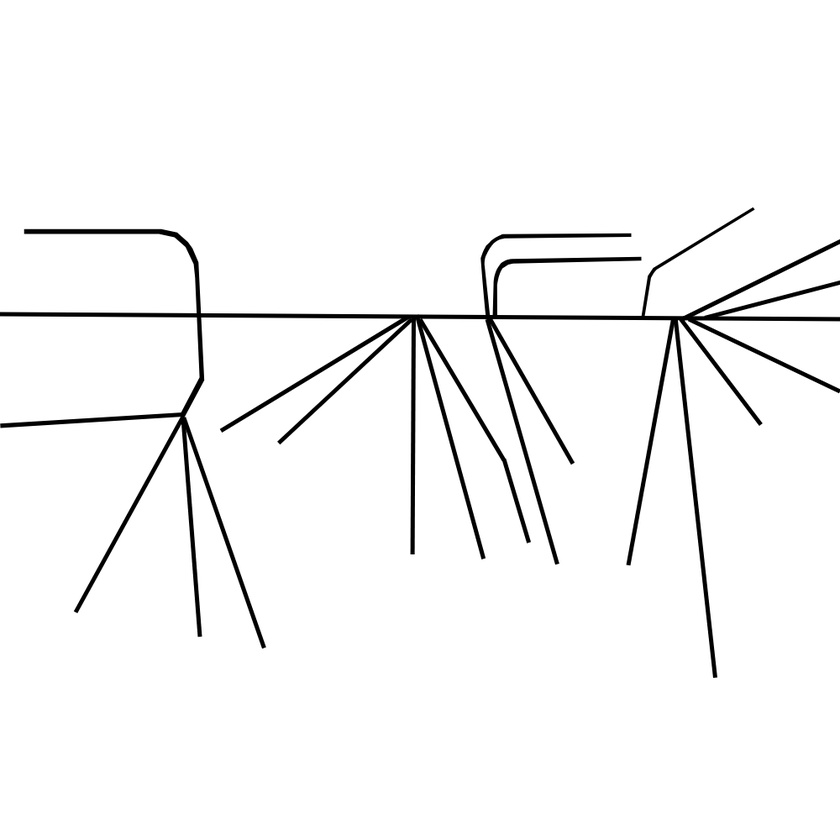
#> input picture Fall 2023 - Spring 2024 [OLD]/A Algorithm Tests/Luke's Tests/aircraft.jpg, 840 x 840 px, shrunk from 1000 x 1000 before the run
$ python who_knows3.py
#> lines starting #> are read from the running program, lines starting #| are printed output that depends on the picture; after the words box and inside, x2 and y2 are one past the last pixel; in counts of white or black regions, pixels touching at a corner belong together
import matplotlib.pyplot as plt
import matplotlib.image as mpimg
from PIL import Image
import numpy as np
import heapq

# Define the Cell class
class Cell:
    # [6 lines left out: function __init__, not called in this run]

ROW = 1000
COL = 1000

def is_valid(row, col):
    return (row >= 0) and (row < ROW) and (col >= 0) and (col < COL)

def is_unblocked(grid, row, col):
    return grid[row][col] == 1

def is_destination(row, col, dest):
    return row == dest[0] and col == dest[1]

def calculate_h_value(row, col, dest):
    return ((row - dest[0]) ** 2 + (col - dest[1]) ** 2) ** 0.5

def process_pixel(pixel):
    # Threshold the pixel value to convert it to binary
    threshold = 200
    return 1 if pixel < threshold else 0

def analyze_image(image_path):
    # Open the image file
#> called with image_path = 'aircraft.jpg'
    with Image.open(image_path) as img:
        # Convert the image to grayscale
#> img is the input picture: PIL image 840x840 RGB; min 0, max 255, mean 246.8
        img = img.convert("L")
#> img: PIL image 840x840 L
        # Get the pixel values as a NumPy array
        pixel_values = np.array(img)
        # Process each pixel to get the final binary grid
        grid = np.array([[process_pixel(pixel) for pixel in row] for row in pixel_values])
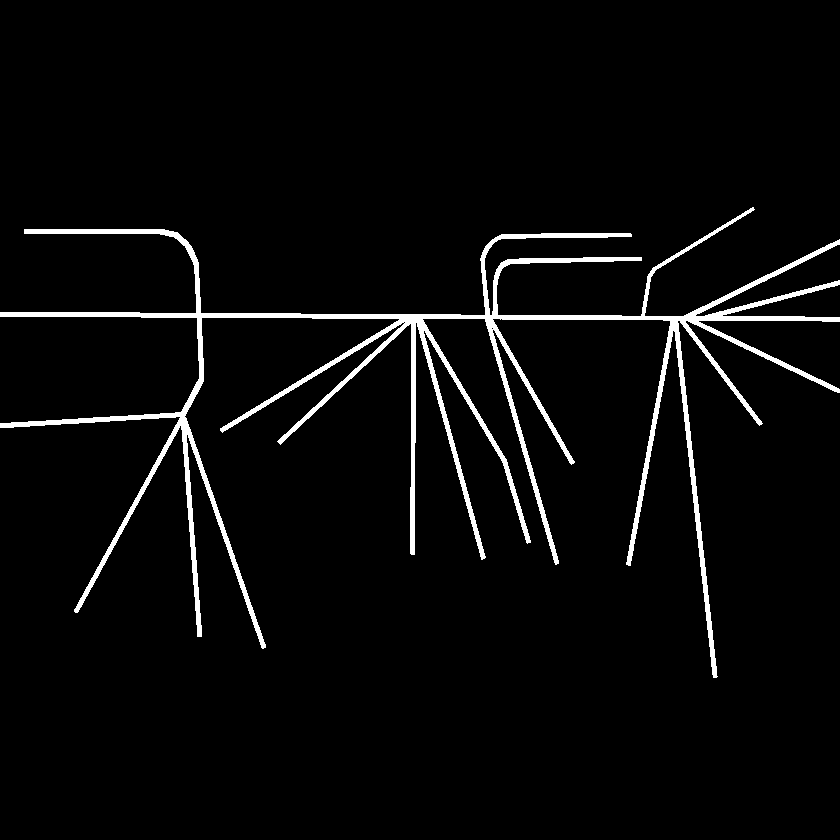
#> grid: shape (840, 840) int64; values 0 (black) and 1 (white), 3.7% white; 1 white region, box (x1, y1, x2, y2) and area: (0, 207, 840, 678) 25892
        return grid

def read_coordinates_from_file(file_path):
#> called with file_path = 'coordinates.txt'
    coordinates = {}
    with open(file_path, 'r') as file:
#> (reads A Algorithm Tests/Luke's Tests/coordinates.txt from the repository)
        for line in file:
            letter, x, y = line.split()
            coordinates[letter] = (int(x), int(y))
    return coordinates

# [106 lines left out: functions a_star_search, trace_path, not called in this run]


def main():
    # Define the grid (1 for unblocked, 0 for blocked)
    image_path = "aircraft.jpg"
    result = analyze_image(image_path)

    # Read coordinates from file
    coordinates_file_path = "coordinates.txt"
    letter_coordinates = read_coordinates_from_file(coordinates_file_path)

    # Prompt the user to input source and destination letters
#> (the run stopped early here; a loop or call above may not have finished)
